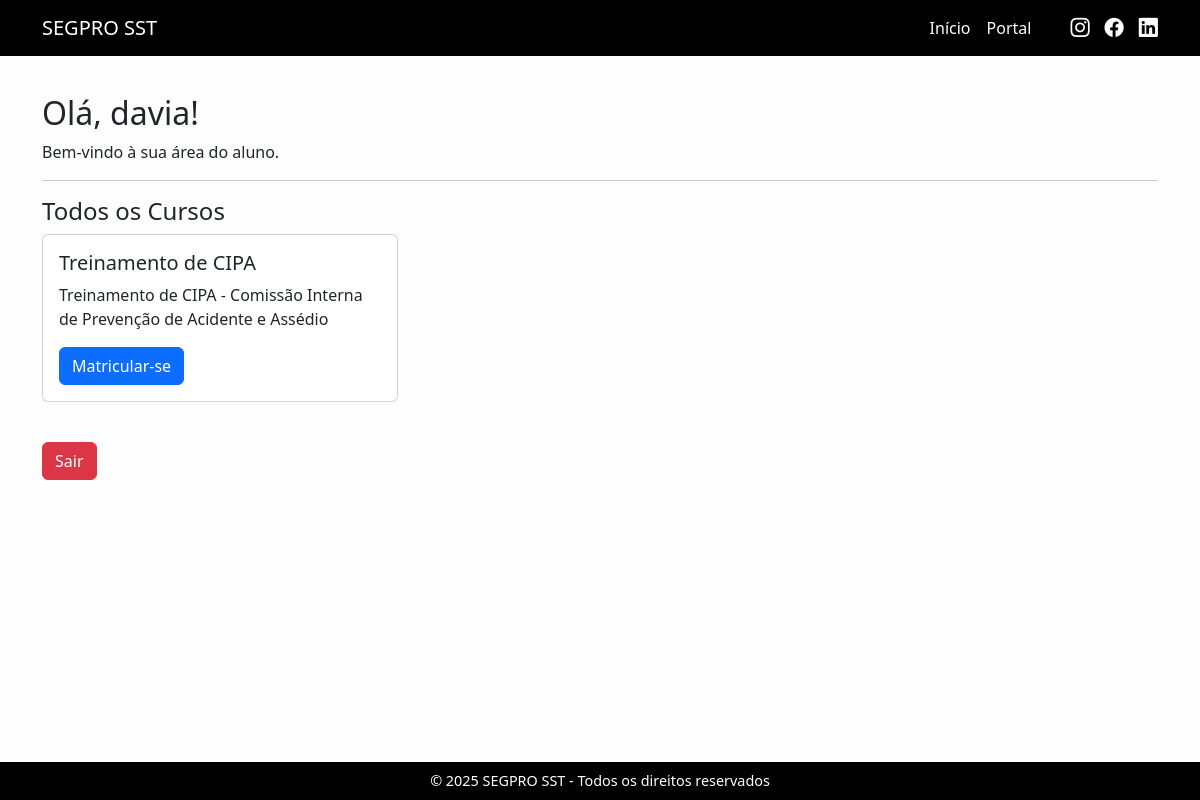
/usuarios/painel/ (signed in), run on the app's committed database.
### cursos/models.py (models this page shows, shortened)
class Curso(models.Model):
    titulo = models.CharField(max_length=255)
    descricao = models.TextField()
    instrutor = models.CharField(max_length=100)
    carga_horaria = models.PositiveIntegerField()
    imagem = models.ImageField(upload_to='cursos/imagens/', blank=True, null=True)
    publicado = models.BooleanField(default=True)
    criado_em = models.DateTimeField(auto_now_add=True)

### usuarios/views.py (the view)
# urls.py: path('painel/', views.painel, name='painel'),
@login_required(login_url='/usuarios/login/')
def painel(request):
    cursos = Curso.objects.all()
    lista = []
    for curso in cursos:
        matriculado = Matricula.objects.filter(aluno=request.user, curso=curso).exists()
        lista.append({
            'curso': curso,
            'matriculado': matriculado
        })
    return render(request, 'usuarios/painel.html', {
        'usuario': request.user,
        'cursos': lista
    })

### templates/usuarios/painel.html (shortened to what this page needs)
{% extends 'base.html' %}
{% block content %}
<div class="container mt-4">
  <h2>Olá, {{ usuario.username }}!</h2>
  <p>Bem-vindo à sua área do aluno.</p>
  <hr>
  <h4>Todos os Cursos</h4>
  <div class="row">
    {% for m in cursos %}
      <div class="col-md-4 mb-4">
        <div class="card h-100">
          <div class="card-body">
            <h5 class="card-title">{{ m.curso.titulo }}</h5>
            <p class="card-text">{{ m.curso.descricao|truncatechars:100 }}</p>
            {% if m.matriculado %}
              <button class="btn btn-success" disabled>Matriculado</button>
            {% else %}
              <a href="{% url 'usuarios:matricular' m.curso.id %}" class="btn btn-primary">Matricular-se</a>
            {% endif %}
          </div>
        </div>
      </div>
    {% endfor %}
  </div>
  <a href="{% url 'usuarios:logout' %}" class="btn btn-danger mt-3">Sair</a>
</div>
{% endblock %}

### templates/base.html (style rules this page uses)
body { padding-top: 70px; background-color: #fdfdfd; font-family: 'Segoe UI', Tahoma, Geneva, Verdana, sans-serif; }

### data on the page
Curso: curso.titulo "Treinamento de CIPA", curso.descricao "Treinamento de CIPA - Comissão Interna de Prevenção de Acidente e Assédio"

### other printed values
{{ usuario.username }} "davia"
